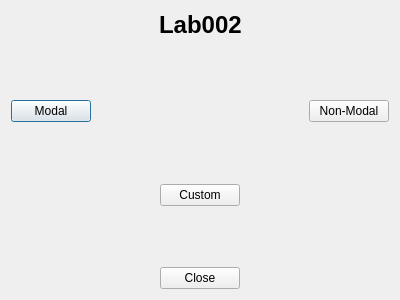
<?xml version="1.0" encoding="UTF-8"?>
<ui version="4.0">
 <class>Dialog</class>
 <widget class="QDialog" name="Dialog">
  <property name="geometry">
   <rect>
    <x>0</x>
    <y>0</y>
    <width>400</width>
    <height>300</height>
   </rect>
  </property>
  <property name="font">
   <font>
    <weight>50</weight>
    <bold>false</bold>
   </font>
  </property>
  <property name="windowTitle">
   <string>Dialog</string>
  </property>
  <layout class="QVBoxLayout" name="verticalLayout">
   <item>
    <layout class="QHBoxLayout" name="horizontalLayout">
     <item>
      <spacer name="horizontalSpacer">
       <property name="orientation">
        <enum>Qt::Horizontal</enum>
       </property>
       <property name="sizeHint" stdset="0">
        <size>
         <width>40</width>
         <height>20</height>
        </size>
       </property>
      </spacer>
     </item>
     <item>
      <widget class="QLabel" name="dialogLabel">
       <property name="font">
        <font>
         <pointsize>18</pointsize>
         <weight>75</weight>
         <bold>true</bold>
        </font>
       </property>
       <property name="text">
        <string>Lab002</string>
       </property>
      </widget>
     </item>
     <item>
      <spacer name="horizontalSpacer_2">
       <property name="orientation">
        <enum>Qt::Horizontal</enum>
       </property>
       <property name="sizeHint" stdset="0">
        <size>
         <width>40</width>
         <height>20</height>
        </size>
       </property>
      </spacer>
     </item>
    </layout>
   </item>
   <item>
    <spacer name="verticalSpacer_3">
     <property name="orientation">
      <enum>Qt::Vertical</enum>
     </property>
     <property name="sizeHint" stdset="0">
      <size>
       <width>20</width>
       <height>47</height>
      </size>
     </property>
    </spacer>
   </item>
   <item>
    <layout class="QHBoxLayout" name="horizontalLayout_2">
     <item>
      <widget class="QPushButton" name="modalButton">
       <property name="text">
        <string>Modal</string>
       </property>
      </widget>
     </item>
     <item>
      <spacer name="horizontalSpacer_3">
       <property name="orientation">
        <enum>Qt::Horizontal</enum>
       </property>
       <property name="sizeHint" stdset="0">
        <size>
         <width>40</width>
         <height>20</height>
        </size>
       </property>
      </spacer>
     </item>
     <item>
      <widget class="QPushButton" name="nonmodalButton">
       <property name="text">
        <string>Non-Modal</string>
       </property>
      </widget>
     </item>
    </layout>
   </item>
   <item>
    <spacer name="verticalSpacer_2">
     <property name="orientation">
      <enum>Qt::Vertical</enum>
     </property>
     <property name="sizeHint" stdset="0">
      <size>
       <width>20</width>
       <height>48</height>
      </size>
     </property>
    </spacer>
   </item>
   <item>
    <layout class="QHBoxLayout" name="horizontalLayout_3">
     <item>
      <spacer name="horizontalSpacer_6">
       <property name="orientation">
        <enum>Qt::Horizontal</enum>
       </property>
       <property name="sizeHint" stdset="0">
        <size>
         <width>40</width>
         <height>20</height>
        </size>
       </property>
      </spacer>
     </item>
     <item>
      <widget class="QPushButton" name="customButton">
       <property name="text">
        <string>Custom</string>
       </property>
      </widget>
     </item>
     <item>
      <spacer name="horizontalSpacer_7">
       <property name="orientation">
        <enum>Qt::Horizontal</enum>
       </property>
       <property name="sizeHint" stdset="0">
        <size>
         <width>40</width>
         <height>20</height>
        </size>
       </property>
      </spacer>
     </item>
    </layout>
   </item>
   <item>
    <spacer name="verticalSpacer">
     <property name="orientation">
      <enum>Qt::Vertical</enum>
     </property>
     <property name="sizeHint" stdset="0">
      <size>
       <width>20</width>
       <height>47</height>
      </size>
     </property>
    </spacer>
   </item>
   <item>
    <layout class="QHBoxLayout" name="horizontalLayout_4">
     <item>
      <spacer name="horizontalSpacer_4">
       <property name="orientation">
        <enum>Qt::Horizontal</enum>
       </property>
       <property name="sizeHint" stdset="0">
        <size>
         <width>40</width>
         <height>20</height>
        </size>
       </property>
      </spacer>
     </item>
     <item>
      <widget class="QPushButton" name="closeButton">
       <property name="text">
        <string>Close</string>
       </property>
      </widget>
     </item>
     <item>
      <spacer name="horizontalSpacer_5">
       <property name="orientation">
        <enum>Qt::Horizontal</enum>
       </property>
       <property name="sizeHint" stdset="0">
        <size>
         <width>40</width>
         <height>20</height>
        </size>
       </property>
      </spacer>
     </item>
    </layout>
   </item>
  </layout>
 </widget>
 <layoutdefault spacing="6" margin="11"/>
 <resources/>
 <connections/>
</ui>
